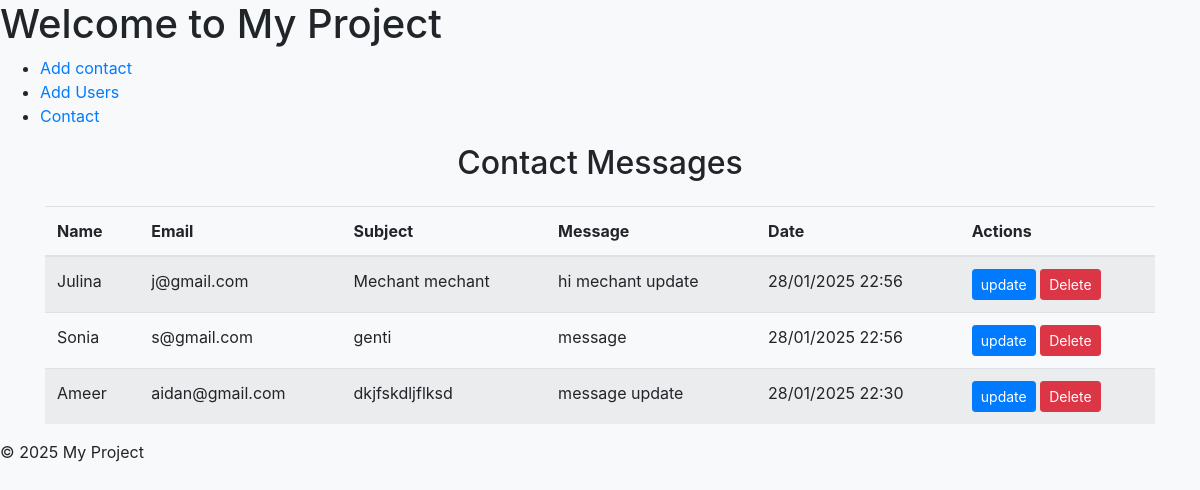
Page /contact/contactList on the earlier database version.
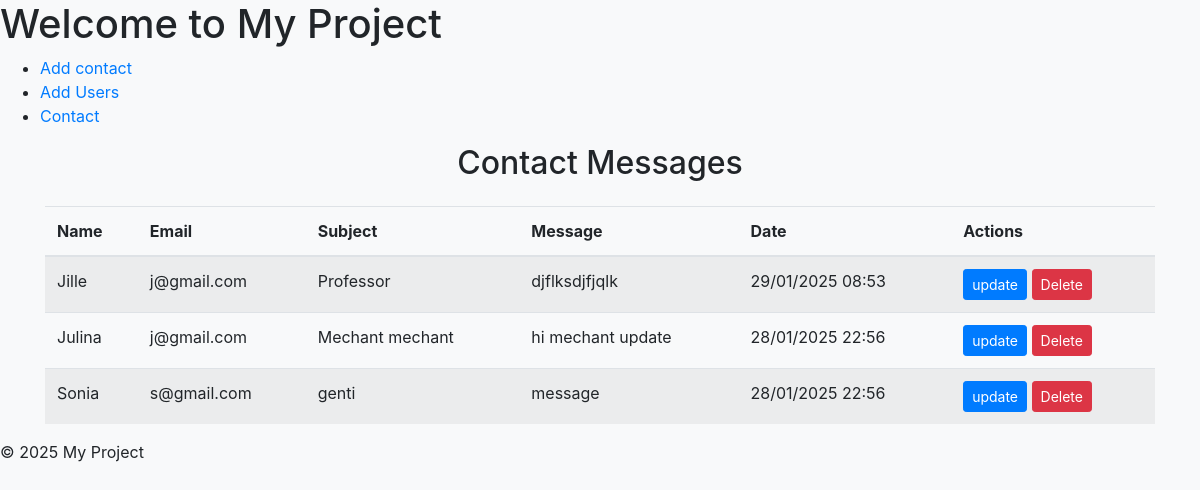
Same page on the later database version.
### apps/contact/models.py (models this page shows, shortened)
class Contact(models.Model):
    name = models.CharField(max_length=100)
    email = models.EmailField()
    subject = models.CharField(max_length=200)
    message = models.TextField()
    created_at = models.DateTimeField(auto_now_add=True)

### apps/contact/views.py (the view)
# urls.py: path('contactList', views.contact_list, name='contact_list'),
def contact_list(request):
    contacts = Contact.objects.all().order_by('-created_at')
    return render(request, 'pages/contact_list.html', {'contacts': contacts})

### templates/pages/contact_list.html
{% extends 'base/base.html' %}
{% block content %}
<div class="container">
    <h2 class="text-center mb-4">Contact Messages</h2>
    <div class="table-responsive">
        <table class="table table-striped">
            <thead>
                <tr>
                    <th>Name</th>
                    <th>Email</th>
                    <th>Subject</th>
                    <th>Message</th>
                    <th>Date</th>
                    <th>Actions</th>
                </tr>
            </thead>
            <tbody>
                {% for contact in contacts %}
                <tr>
                    <td>{{ contact.name }}</td>
                    <td>{{ contact.email }}</td>
                    <td>{{ contact.subject }}</td>
                    <td>{{ contact.message|truncatewords:10 }}</td>
                    <td>{{ contact.created_at|date:"d/m/Y H:i" }}</td>
                    <td>
                        <a href="{% url 'contact_edit' contact.id %}" class="btn btn-sm btn-primary">update</a>
                        <a href="{% url 'contact_delete' contact.id %}" class="btn btn-sm btn-danger">Delete</a>
                    </td>
                </tr>
                {% empty %}
                <tr>
                    <td colspan="5" class="text-center">No messages yet.</td>
                </tr>
                {% endfor %}
            </tbody>
        </table>
    </div>
</div>
{% endblock %}

Differences in the rows shown:
removed Contact: name "Ameer", email "aidan@gmail.com", subject "dkjfskdljflksd", message "message update", created_at "28/01/2025 22:30"
added Contact: name "Jille", email "j@gmail.com", subject "Professor", message "djflksdjfjqlk", created_at "29/01/2025 08:53"
